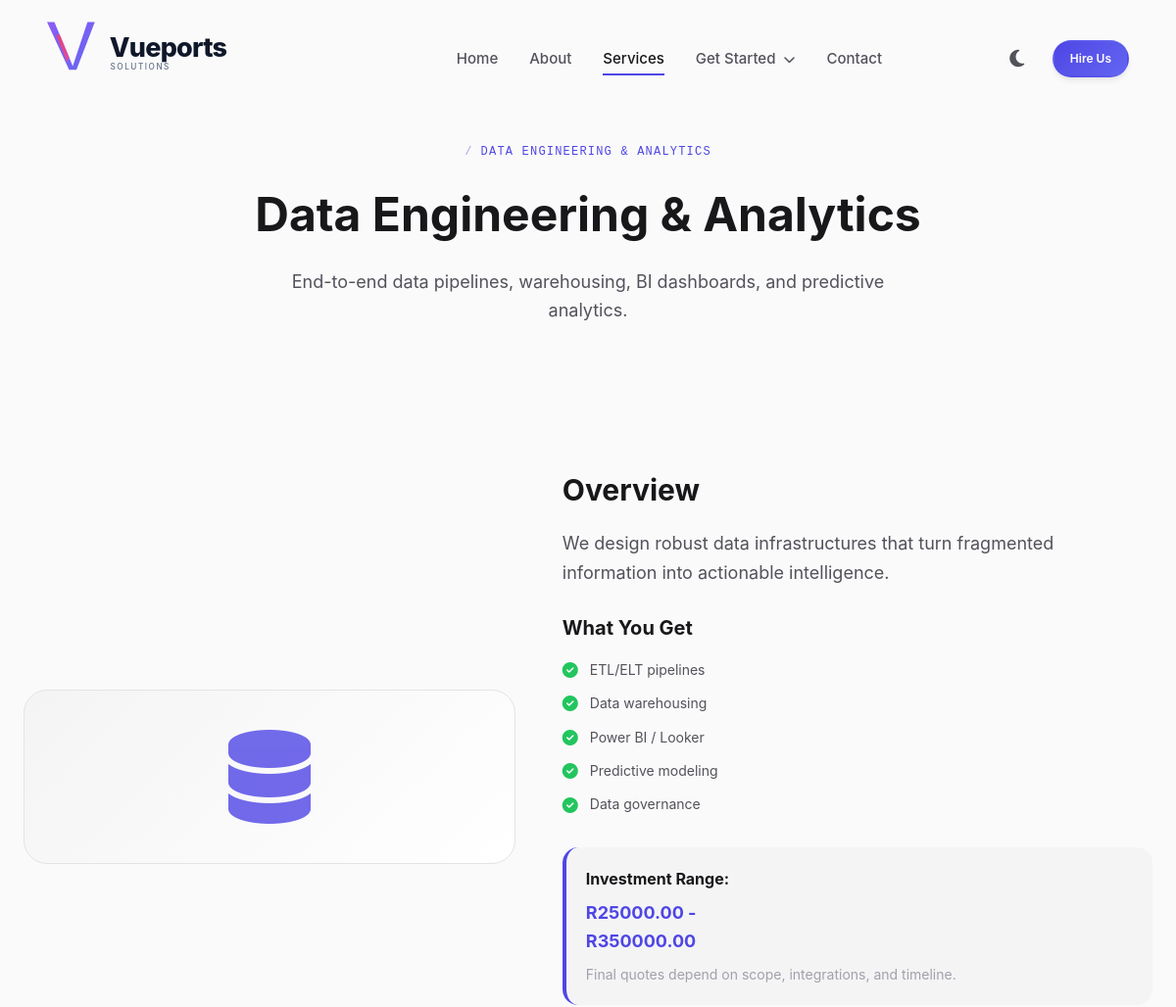
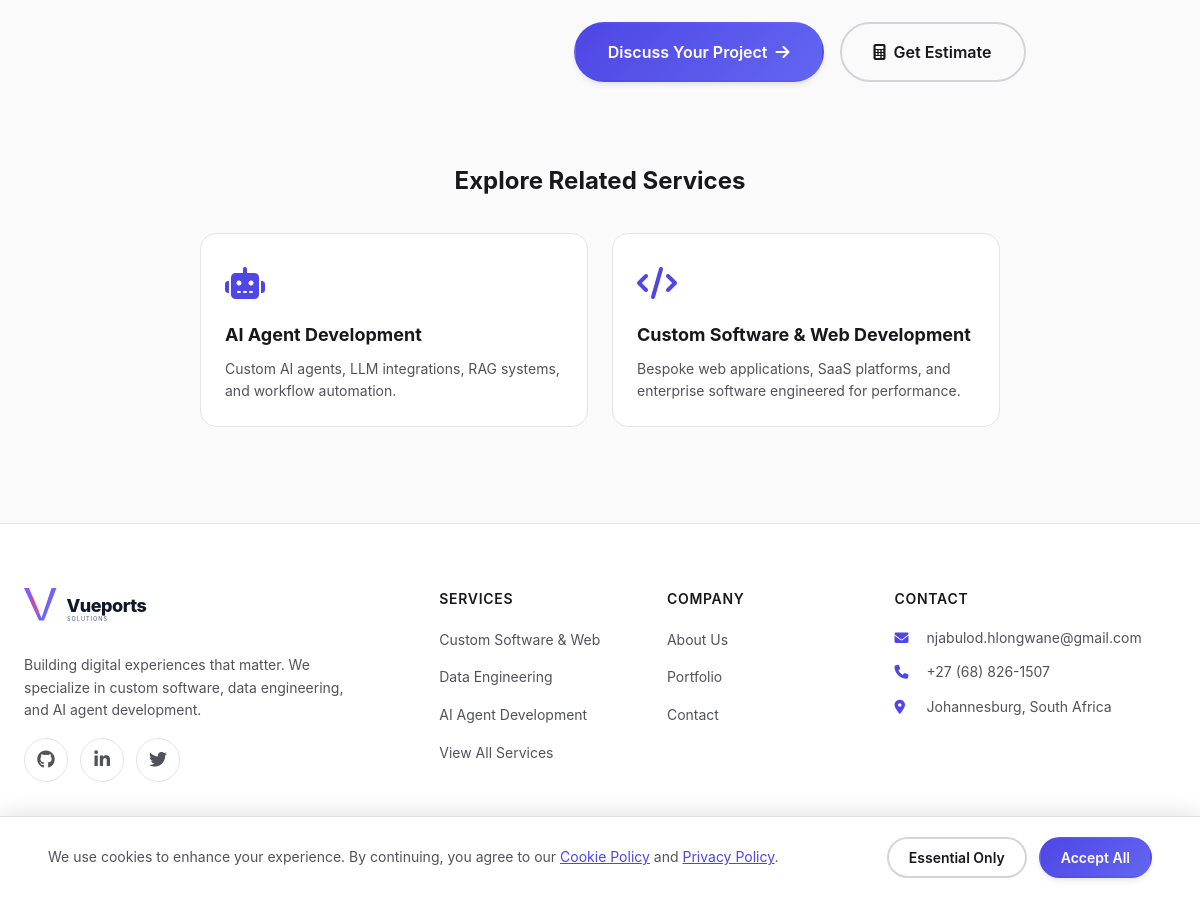
/service-detail.php?slug=data-engineering-analytics, run on the app's committed database (2 pictures, top to bottom).
### tables this page shows
CREATE TABLE `services` (
  `id` INT UNSIGNED AUTO_INCREMENT PRIMARY KEY,
  `title` VARCHAR(255) NOT NULL,
  `slug` VARCHAR(255) NOT NULL,
  `tagline` VARCHAR(255) DEFAULT NULL,
  `description` TEXT DEFAULT NULL,
  `long_description` LONGTEXT DEFAULT NULL,
  `features` JSON DEFAULT NULL,
  `price_min` DECIMAL(12,2) DEFAULT 0.00,
  `price_max` DECIMAL(12,2) DEFAULT 0.00,
  `price_note` VARCHAR(255) DEFAULT NULL,
  `delivery_time` VARCHAR(100) DEFAULT NULL,
  `icon` VARCHAR(100) DEFAULT 'fa-code',
  `image` VARCHAR(255) DEFAULT NULL,
  `sort_order` INT UNSIGNED DEFAULT 0,
  `status` ENUM('active','draft','archived') DEFAULT 'active',
  `meta_title` VARCHAR(255) DEFAULT NULL,
  `meta_description` VARCHAR(500) DEFAULT NULL,
  `created_at` DATETIME DEFAULT CURRENT_TIMESTAMP,
  `updated_at` DATETIME DEFAULT CURRENT_TIMESTAMP ON UPDATE CURRENT_TIMESTAMP,
  UNIQUE KEY `uk_services_slug` (`slug`),
  KEY `idx_services_status` (`status`),
  KEY `idx_services_sort` (`sort_order`)
);

CREATE TABLE `settings` (
  `id` INT UNSIGNED AUTO_INCREMENT PRIMARY KEY,
  `setting_key` VARCHAR(100) NOT NULL,
  `setting_value` TEXT DEFAULT NULL,
  `setting_group` VARCHAR(50) DEFAULT 'general',
  `is_encrypted` TINYINT(1) DEFAULT 0,
  `created_at` DATETIME DEFAULT CURRENT_TIMESTAMP,
  `updated_at` DATETIME DEFAULT CURRENT_TIMESTAMP ON UPDATE CURRENT_TIMESTAMP,
  UNIQUE KEY `uk_settings_key` (`setting_key`),
  KEY `idx_settings_group` (`setting_group`)
);

### includes/functions.php (called while the page is built, shortened)
<?php
require_once __DIR__ . '/../config/database.php';
function sanitize(string $data): string {
    return htmlspecialchars(strip_tags(trim($data)), ENT_QUOTES, 'UTF-8');
}
function getSetting(string $key, string $default = ''): string {
    static $cache = [];
    if (isset($cache[$key])) return $cache[$key];
    $db = db();
    try {
        $stmt = $db->prepare("SELECT setting_value FROM settings WHERE setting_key = ? LIMIT 1");
        $stmt->execute([$key]);
        $row = $stmt->fetch();
        $value = $row ? (string) $row['setting_value'] : $default;
        return $value;
    } catch (PDOException $e) {
        error_log("getSetting error: " . $e->getMessage());
        return $default;
    }
}
if (!function_exists('db')) {
    function db(): ?PDO {
        global $pdo;
        return $pdo ?? null;
    }
}

### service-detail.php (the view, shortened to what this page needs)
<?php
require_once 'includes/functions.php';
$slug = $_GET['slug'] ?? '';
$db = db();
$service = null;
if ($db) {
    $stmt = $db->prepare("SELECT * FROM services WHERE slug = ? AND status = 'active'");
    $stmt->execute([$slug]);
    $service = $stmt->fetch();
}
require_once 'includes/header.php';
$features = json_decode($service['features'] ?? '[]', true);
$related = [];
if ($db) {
    $stmt = $db->prepare("SELECT * FROM services WHERE slug != ? AND status = 'active' ORDER BY RAND() LIMIT 2");
    $stmt->execute([$slug]);
    $related = $stmt->fetchAll();
}
?>
<section class="services-hero" style="padding-top: 140px;">
    <div class="container">
        <span class="section-tag"><?= sanitize($service['title']) ?></span>
        <h1><?= sanitize($service['title']) ?></h1>
        <p><?= sanitize($service['description']) ?></p>
    </div>
</section>
<section class="section">
    <div class="container">
        <div class="service-detail-card" style="border-bottom: none; padding-bottom: 0;">
            <div class="service-detail-visual">
                <i class="fas <?= sanitize($service['icon']) ?>"></i>
            </div>
            <div class="service-detail-content">
                <h2>Overview</h2>
                <p><?= nl2br(sanitize($service['long_description'])) ?></p>
                <h3 style="margin-top: var(--space-6); margin-bottom: var(--space-4); font-size: var(--font-size-xl);">What You Get</h3>
                <ul class="feature-list">
                    <?php foreach ($features as $f): ?>
                    <li><i class="fas fa-check-circle"></i> <?= sanitize($f) ?></li>
                    <?php endforeach; ?>
                </ul>
                <div style="margin: var(--space-6) 0; padding: var(--space-5); background: var(--bg-secondary); border-radius: var(--border-radius-lg); border-left: 4px solid var(--color-accent);">
                    <strong style="color: var(--text-primary); display: block; margin-bottom: var(--space-2);">Investment Range:</strong>
                    <span style="font-size: var(--font-size-lg); color: var(--color-accent); font-weight: 700;"><p>R<?= sanitize($service['price_min']) ?> - </p><p>R<?= sanitize($service['price_max']) ?></p></span>
                    <p style="margin-top: var(--space-2); font-size: var(--font-size-sm); color: var(--text-muted);">Final quotes depend on scope, integrations, and timeline.</p>
                </div>
                <div style="display: flex; gap: var(--space-4); flex-wrap: wrap;">
                    <a href="contact.php?service=<?= sanitize($service['slug']) ?>" class="btn btn-primary btn-lg">
                        Discuss Your Project <i class="fas fa-arrow-right"></i>
                    </a>
                    <a href="calculator.php?service=<?= sanitize($service['slug']) ?>" class="btn btn-outline btn-lg">
                        <i class="fas fa-calculator"></i> Get Estimate
                    </a>
                </div>
            </div>
        </div>
        <?php if (!empty($related)): ?>
        <div style="margin-top: var(--space-16);">
            <h3 style="text-align: center; margin-bottom: var(--space-8); font-size: var(--font-size-2xl);">Explore Related Services</h3>
            <div class="grid grid-cols-2" style="gap: var(--space-6); max-width: 800px; margin: 0 auto;">
                <?php foreach ($related as $r): ?>
                <a href="service-detail.php?slug=<?= sanitize($r['slug']) ?>" class="card card-hover" style="text-decoration: none;">
                    <div style="font-size: 2rem; color: var(--color-accent); margin-bottom: var(--space-3);"><i class="fas <?= sanitize($r['icon']) ?>"></i></div>
                    <h4 style="font-size: var(--font-size-lg); margin-bottom: var(--space-2); color: var(--text-primary);"><?= sanitize($r['title']) ?></h4>
                    <p style="color: var(--text-secondary); font-size: var(--font-size-sm);"><?= sanitize($r['description']) ?></p>
                </a>
                <?php endforeach; ?>
            </div>
        </div>
        <?php endif; ?>
    </div>
</section>
<?php require_once 'includes/footer.php'; ?>

### includes/footer.php (shortened to what this page needs)
<?php
$email = getSetting('contact_email', 'njabulod.hlongwane@gmail.com');
$phone = getSetting('contact_phone', '+27 (68) 826-1507');
$location = getSetting('location', 'Johannesburg, SA');
$siteTitle = getSetting('site_title', 'Vueports Solutions');
?>
<footer class="footer">
    <div class="container">
        <div class="footer-grid">
            <div class="footer-brand">
                <a href="index.php" class="logo">
                    <svg xmlns="http://www.w3.org/2000/svg" viewBox="0 0 800 200" width="200" height="50">
                        <text x="170" y="95" font-family="Inter, -apple-system, BlinkMacSystemFont, sans-serif" font-size="72" font-weight="800" fill="#0f172a" letter-spacing="-2">Vueports</text>
                        <text x="172" y="130" font-family="Inter, -apple-system, BlinkMacSystemFont, sans-serif" font-size="22" font-weight="500" fill="#64748b" letter-spacing="4">SOLUTIONS</text>
                    </svg>
                </a>
                <p>Building digital experiences that matter. We specialize in custom software, data engineering, and AI agent development.</p>
                <div class="social-links">
                    <a href="https://github.com/byprojecthub" class="social-link" aria-label="GitHub" target="_blank" rel="noopener"><i class="fab fa-github"></i></a>
                    <a href="https://www.linkedin.com/in/njabulo-dlamini-58b66a268/" class="social-link" aria-label="LinkedIn" target="_blank" rel="noopener"><i class="fab fa-linkedin-in"></i></a>
                    <a href="https://x.com/Colourerr" class="social-link" aria-label="Twitter" target="_blank" rel="noopener"><i class="fab fa-twitter"></i></a>
                </div>
            </div>
            <div class="footer-links">
                <h4>Services</h4>
                <ul>
                    <li><a href="service-detail.php?slug=custom-software-web">Custom Software & Web</a></li>
                    <li><a href="service-detail.php?slug=data-engineering-analytics">Data Engineering</a></li>
                    <li><a href="service-detail.php?slug=ai-agent-development">AI Agent Development</a></li>
                    <li><a href="services.php">View All Services</a></li>
                </ul>
            </div>
            <div class="footer-links">
                <h4>Company</h4>
                <ul>
                    <li><a href="about.php">About Us</a></li>
                    <li><a href="portfolio.php">Portfolio</a></li>
                    <li><a href="contact.php">Contact</a></li>
                </ul>
            </div>
            <div class="footer-contact">
                <h4>Contact</h4>
                <p><i class="fas fa-envelope"></i> <a href="mailto:<?= sanitize($email) ?>"><?= sanitize($email) ?></a></p>
                <p><i class="fas fa-phone"></i> <a href="tel:<?= sanitize(preg_replace('/\D/', '', $phone)) ?>"><?= sanitize($phone) ?></a></p>
                <p><i class="fas fa-map-marker-alt"></i> <?= sanitize($location) ?></p>
            </div>
        </div>
        <div class="footer-bottom">
            <p>&copy; <?= date('Y') ?> <?= sanitize($siteTitle) ?>. All rights reserved.</p>
            <div class="footer-legal">
                <a href="legal/privacy.php">Privacy Policy</a>
                <a href="legal/terms.php">Terms of Service</a>
                <a href="legal/cookies.php">Cookie Policy</a>
            </div>
        </div>
    </div>
</footer>
</body>
</html>

### assets/css/style.css (style rules this page uses)
html { scroll-padding-top: 100px; }
.btn, .nav-link, .slider-btn, .tab, .hamburger, .theme-toggle { user-select: none; -webkit-user-select: none; }
strong, b { font-weight: 700; color: var(--text-primary); }
em, i { font-style: italic; }

### assets/css/variables.css (style rules this page uses)
:root { --color-primary-50: #eef2ff; --color-primary-100: #e0e7ff; --color-primary-200: #c7d2fe; --color-primary-300: #a5b4fc; --color-primary-400: #818cf8; --color-primary-500: #6366f1; --color-primary-600: #4f46e5; --color-primary-700: #4338ca; --color-primary-800: #3730a3; --color-primary-900: #312e81; --color-accent: var(--color-primary-600); --color-accent-light: var(--color-primary-500); --color-accent-dark: var(--color-primary-700); --color-success: #22c55e; --color-success-light: #dcfce7; --color-warning: #f59e0b; --color-warning-light: #fef3c7; --color-danger: #ef4444; --color-danger-light: #fee2e2; --color-info: #3b82f6; --color-info-light: #dbeafe; --color-white: #ffffff; --color-gray-50: #fafafa; --color-gray-100: #f4f4f5; --color-gray-200: #e4e4e7; --color-gray-300: #d4d4d8; --color-gray-400: #a1a1aa; --color-gray-500: #71717a; --color-gray-600: #52525b; --color-gray-700: #3f3f46; --color-gray-800: #27272a; --color-gray-900: #18181b; --bg-body: var(--color-gray-50); --bg-primary: var(--color-white); --bg-secondary: var(--color-gray-100); --bg-card: var(--color-white); --bg-hover: var(--color-gray-100); --bg-active: var(--color-primary-50); --bg-overlay: rgba(255, 255, 255, 0.92); --text-primary: var(--color-gray-900); --text-secondary: var(--color-gray-600); --text-muted: var(--color-gray-400); --text-inverse: var(--color-white); --text-link: var(--color-accent); --border-color: var(--color-gray-200); --border-color-light: var(--color-gray-100); --border-color-strong: var(--color-gray-300); --border-radius-sm: 6px; --border-radius-md: 10px; --border-radius-lg: 16px; --border-radius-xl: 24px; --border-radius-full: 9999px; --shadow-sm: 0 1px 2px 0 rgba(0, 0, 0, 0.05); --shadow-md: 0 4px 6px -1px rgba(0, 0, 0, 0.08), 0 2px 4px -1px rgba(0, 0, 0, 0.04); --shadow-lg: 0 10px 15px -3px rgba(0, 0, 0, 0.08), 0 4px 6px -2px rgba(0, 0, 0, 0.04); --shadow-xl: 0 20px 25px -5px rgba(0, 0, 0, 0.08), 0 10px 10px -5px rgba(0, 0, 0, 0.03); --shadow-glow: 0 0 20px rgba(79, 70, 229, 0.15); --shadow-glow-strong: 0 0 40px rgba(79, 70, 229, 0.25); --font-sans: 'Inter', -apple-system, BlinkMacSystemFont, 'Segoe UI', Roboto, sans-serif; --font-mono: 'Fira Code', 'SF Mono', Monaco, monospace; --font-size-xs: 0.75rem; --font-size-sm: 0.875rem; --font-size-base: 1rem; --font-size-lg: 1.125rem; --font-size-xl: 1.25rem; --font-size-2xl: 1.5rem; --font-size-3xl: 1.875rem; --font-size-4xl: 2.25rem; --font-size-5xl: 3rem; --font-size-6xl: 3.75rem; --space-1: 0.25rem; --space-2: 0.5rem; --space-3: 0.75rem; --space-4: 1rem; --space-5: 1.25rem; --space-6: 1.5rem; --space-8: 2rem; --space-10: 2.5rem; --space-12: 3rem; --space-16: 4rem; --space-20: 5rem; --space-24: 6rem; --container-max: 1200px; --container-padding: var(--space-6); --section-padding-y: var(--space-24); --section-padding-y-sm: var(--space-16); --transition-fast: 150ms ease; --transition-base: 250ms ease; --transition-slow: 400ms ease; --transition-bounce: 500ms cubic-bezier(0.34, 1.56, 0.64, 1); --z-dropdown: 100; --z-sticky: 200; --z-modal: 300; --z-popover: 400; --z-tooltip: 500; --z-toast: 600; }

### assets/css/utilities.css (style rules this page uses)
.container { width: 100%; max-width: var(--container-max); margin-left: auto; margin-right: auto; padding-left: var(--container-padding); padding-right: var(--container-padding); }
.grid { display: grid; }
.grid-cols-2 { grid-template-columns: repeat(2, 1fr); }

### data on the page
services: title "DATA ENGINEERING & ANALYTICS", title "Data Engineering & Analytics", description "End-to-end data pipelines, warehousing, BI dashboards, and predictive analytics.", long_description "We design robust data infrastructures that turn fragmented information into actionable intelligence.", features "ETL/ELT pipelines", features "Data warehousing", features "Power BI / Looker", features "Predictive modeling", features "Data governance", price_min "25000.00", price_max "350000.00"
services: title "AI Agent Development", description "Custom AI agents, LLM integrations, RAG systems, and workflow automation."
services: title "Custom Software & Web Development", description "Bespoke web applications, SaaS platforms, and enterprise software engineered for performance."
settings: setting_value "njabulod.hlongwane@gmail.com"
settings: setting_value "+27 (68) 826-1507"
settings: setting_value "Johannesburg, South Africa"
